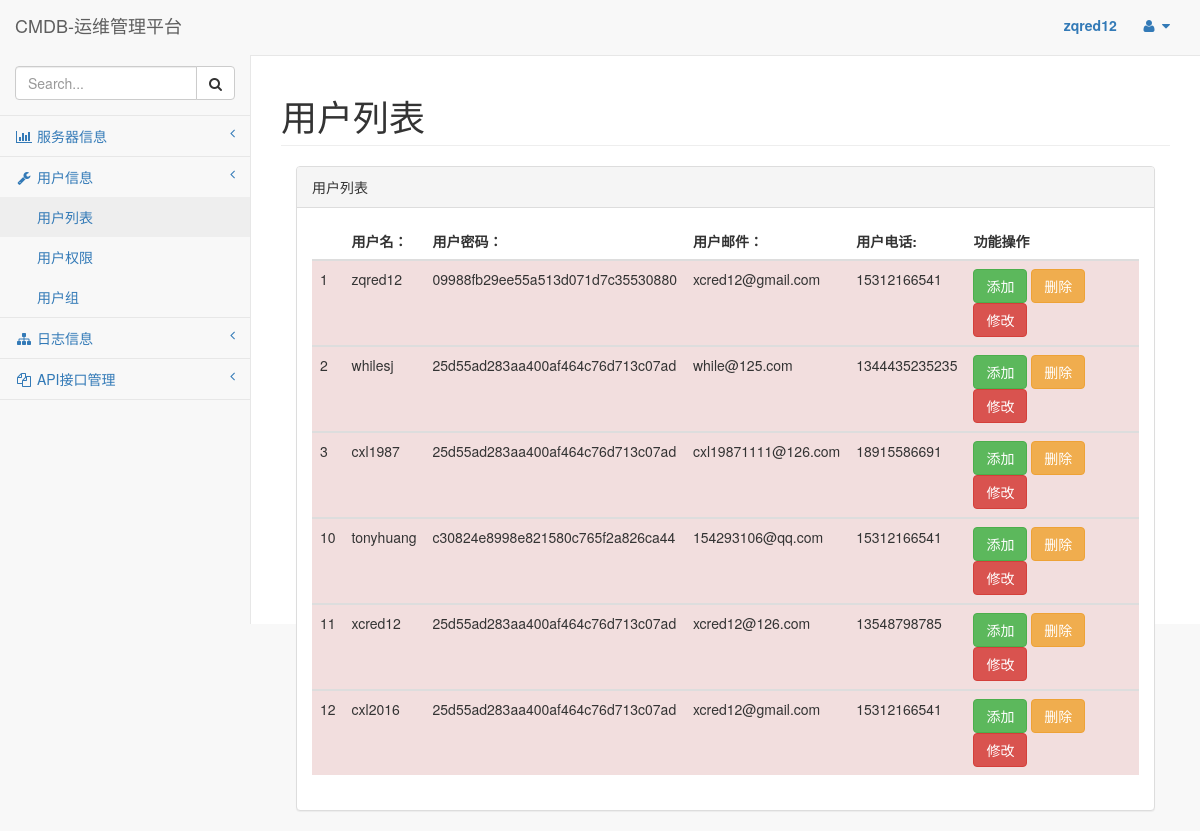
Screenshot of /userlist (signed in) with the database file from the repository.
### User/models.py (models this page shows, shortened)
class User(models.Model):
    username = models.CharField(max_length=32,verbose_name="用户名称")
    password = models.CharField(max_length=16,verbose_name="用户密码")
    email = models.EmailField(verbose_name="用户邮箱")
    phone = models.CharField(max_length=18,verbose_name="用户手机",blank=True,null=True)

### User/views.py (the view)
# urls.py: url(r'^userlist',Userlist),
def Userlist(request):
    statue = "用户列表"
    AllUser = User.objects.all()
    return render_to_response("userlist.html",locals())

### template/userlist.html (shortened to what this page needs)
{% extends 'base.html' %}
{% block 'content' %}
    <div class="col-lg-12">
                    <div class="panel panel-default">
                        <div class="panel-heading">
                            用户列表
                        </div>
                        <div class="panel-body">
                            <div class="table-responsive">
                                <table class="table table-hover">
                                    <thead>
                                        <tr>
                                            <th></th>
                                            <th>用户名：</th>
                                            <th>用户密码：</th>
                                            <th>用户邮件：</th>
                                            <th>用户电话:</th>
                                            <th>功能操作</th>
                                        </tr>
                                    </thead>
                                    {% for user in AllUser %}
                                    <tbody>
                                        <tr class="danger">
                                            <td>{{ user.id }}</td>
                                            <td>{{ user.username }}</td>
                                            <td>{{ user.password }}</td>
                                            <td>{{ user.email }}</td>
                                            <td>{{ user.phone }}</td>
                                            <td>
                                                <button type="button" class="btn btn-success">添加</button>
                                                <button type="button" class="btn btn-warning">删除</button>
                                                <button type="button" class="btn btn-danger">修改</button>
                                            </td>
                                        </tr>
                                    {% endfor %}
                                    </tbody>
                                </table>
                            </div>
                        </div>
                    </div>
                </div>
{% endblock %}

### template/base.html (shortened to what this page needs)
<!DOCTYPE html>
<html lang="en">
<head>
    <link href="/static/vendor/bootstrap/css/bootstrap.min.css" rel="stylesheet">
    <link href="/static/vendor/metisMenu/metisMenu.min.css" rel="stylesheet">
    <link href="/static/dist/css/sb-admin-2.css" rel="stylesheet">
    <link href="/static/vendor/morrisjs/morris.css" rel="stylesheet">
    <link href="/static/vendor/font-awesome/css/font-awesome.min.css" rel="stylesheet" type="text/css">
</head>
<body>
    <div id="wrapper">
        <nav class="navbar navbar-default navbar-static-top" role="navigation" style="margin-bottom: 0">
            <div class="navbar-header">
                <a class="navbar-brand" href="/index">CMDB-运维管理平台</a>
            </div>
            <ul class="nav navbar-top-links navbar-right">
                <li class="dropdown">
                    <a class="dropdown-toggle" data-toggle="dropdown" href="#">
                        <label>{{ request.session.username }}</label>
                        <label>&nbsp;&nbsp;&nbsp;&nbsp;</label>
                        <i class="fa fa-user fa-fw"></i> <i class="fa fa-caret-down"></i>
                    </a>
                </li>
            </ul>
            <div class="navbar-default sidebar" role="navigation">
                <div class="sidebar-nav navbar-collapse">
                    <ul class="nav" id="side-menu">
                        <li class="sidebar-search">
                            <div class="input-group custom-search-form">
                                <input type="text" class="form-control" placeholder="Search...">
                                <span class="input-group-btn">
                                <button class="btn btn-default" type="button">
                                    <i class="fa fa-search"></i>
                                </button>
                            </span>
                            </div>
                        </li>
                        <li>
                            <a href="#"><i class="fa fa-bar-chart-o fa-fw"></i> 服务器信息<span class="fa arrow"></span></a>
                        </li>
                        <li>
                            <a href="#"><i class="fa fa-wrench fa-fw"></i> 用户信息<span class="fa arrow"></span></a>
                            <ul class="nav nav-second-level">
                                <li>
                                    <a href="/userlist">用户列表</a>
                                </li>
                                <li>
                                    <a href="buttons.html">用户权限</a>
                                </li>
                                <li>
                                    <a href="notifications.html">用户组</a>
                                </li>
                            </ul>
                        </li>
                        <li>
                            <a href="#"><i class="fa fa-sitemap fa-fw"></i> 日志信息<span class="fa arrow"></span></a>
                        </li>
                        <li>
                            <a href="#"><i class="fa fa-files-o fa-fw"></i> API接口管理<span class="fa arrow"></span></a>
                        </li>
                    </ul>
                </div>
            </div>
        </nav>
        <div id="page-wrapper">
            {% block 'con_top' %}
                <div class="row">
                    <div class="col-lg-12">
                        <h1 class="page-header">
                            {{ statue }}
                        </h1>
                    </div>
                </div>
            {% endblock %}
            {% block 'content' %}
            {% endblock %}
        </div>
     </div>
</body>
</html>

### rows the page displays
User: session.username "zqred12", id "1", username "zqred12", password "09988fb29ee55a513d071d7c35530880", email "xcred12@gmail.com", phone "15312166541"
User: id "2", username "whilesj", password "25d55ad283aa400af464c76d713c07ad", email "while@125.com", phone "1344435235235"
User: id "3", username "cxl1987", password "25d55ad283aa400af464c76d713c07ad", email "cxl19871111@126.com", phone "18915586691"
User: id "10", username "tonyhuang", password "c30824e8998e821580c765f2a826ca44", email "154293106@qq.com", phone "15312166541"
User: id "11", username "xcred12", password "25d55ad283aa400af464c76d713c07ad", email "xcred12@126.com", phone "13548798785"
User: id "12", username "cxl2016", password "25d55ad283aa400af464c76d713c07ad", email "xcred12@gmail.com", phone "15312166541"

### other values shown
{{ statue }} "用户列表"
